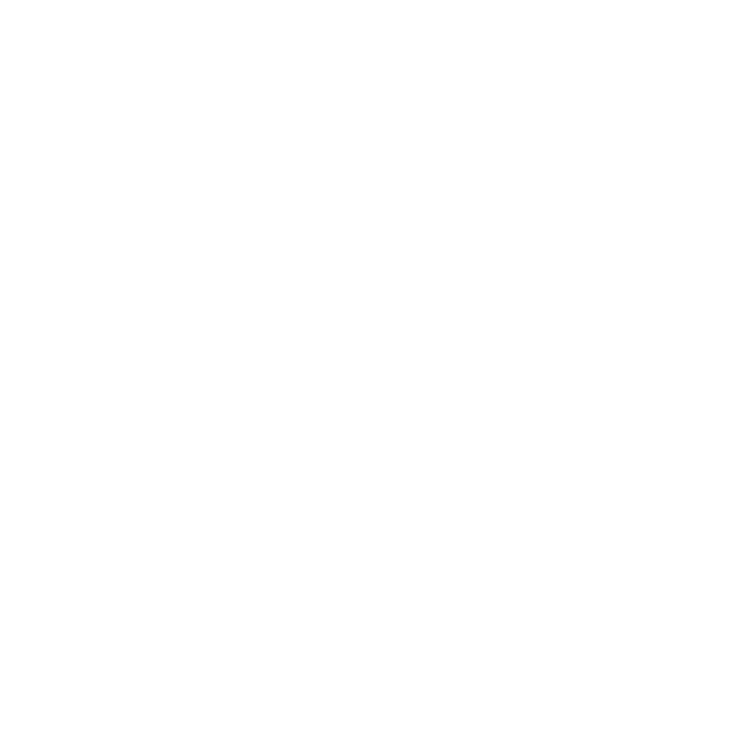
Frame 1 (no input)
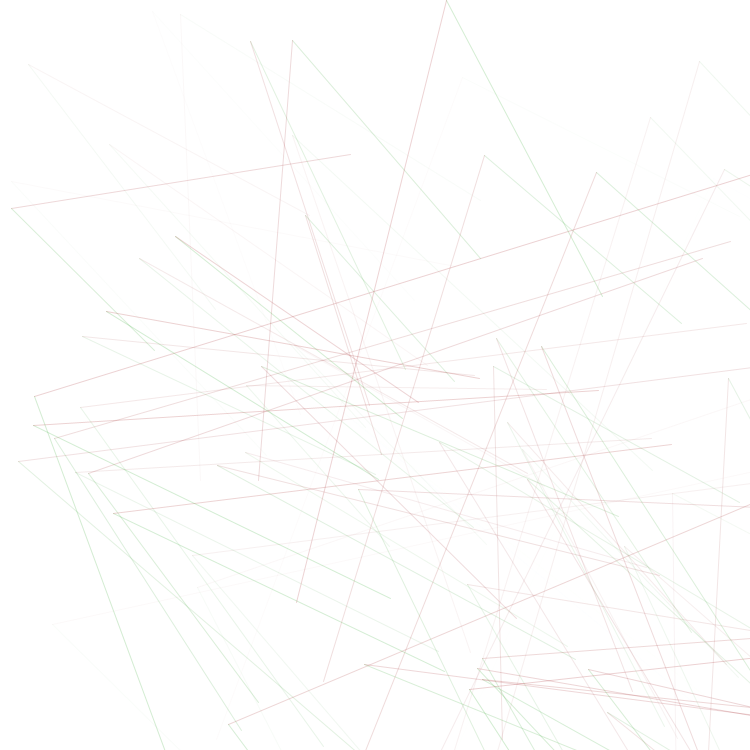
Frame 60 (the mouse pressed at the canvas centre just before this capture)
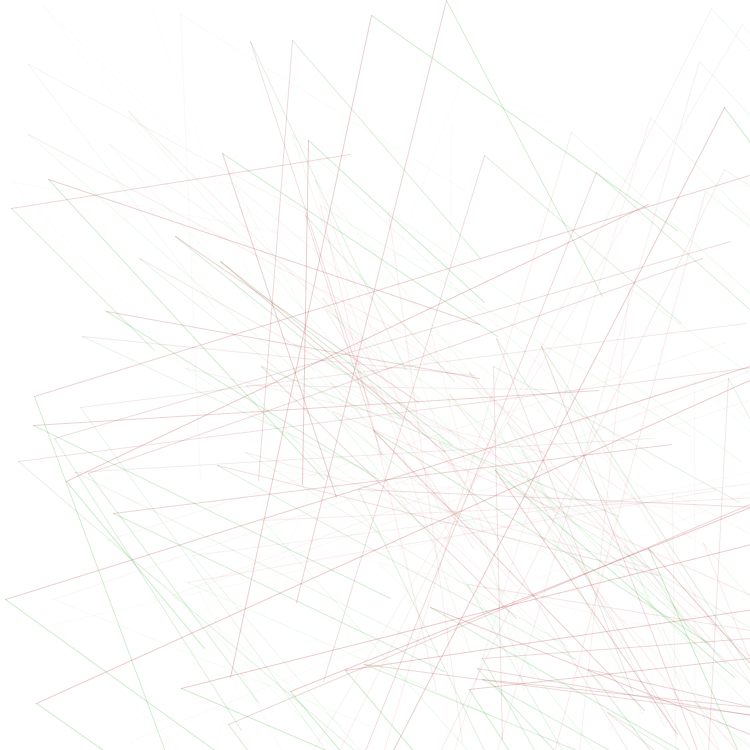
Frame 120 (the mouse held since frame 60 and released just before this capture)

The Processing sketch that drew these frames (run headless with seeded random() and noise(); from frame 60 on, the mouse is pressed at the canvas centre):

// Processing sketch: processing_130914
// ── processing_130914.pde

/*
NATHAN STETTER
HW #2
ART 3001
*/

int x1, y1, x, y;
int a1, b1, a, b;
int fill1, fill2, fill3, opacity;

void setup() {
 size(750, 750);
 background(255);
 strokeWeight(1);
 fill1 = 0;
 fill2 = 115;
 fill3 = 253;
 opacity = 0;
 x1 = 500;
 y1 = 300;
}

void draw(){
  
  if (fill1 > 255) {
    fill1 = 0;
  }
  if (fill2 > 255) {
    fill2 = 0;
  }
  if (fill3 > 255) {
   fill3 = 0; 
  }
  if (opacity > 75) {
    opacity = 0;
  }
  
  
  y = y1 + (height/2) - int(random(height/3));
  x = x1 + (height/2) - int(random(height/3));
  /*
  b = b1 + (height/2) - int(random(height/3));
  a = a1 + (height/2) - int(random(height/3));
  */
  stroke(fill1, fill2, fill3, opacity);

  line(x1,y1,x,y);
  
  stroke(fill2, fill3, fill1, opacity);
  line(x1,y1,y,x);
  
  x1 = int(random(height));
  y1 = int(random(width));
  
  fill1++;
  fill2++;
  fill3++;
  opacity++;
  
}
